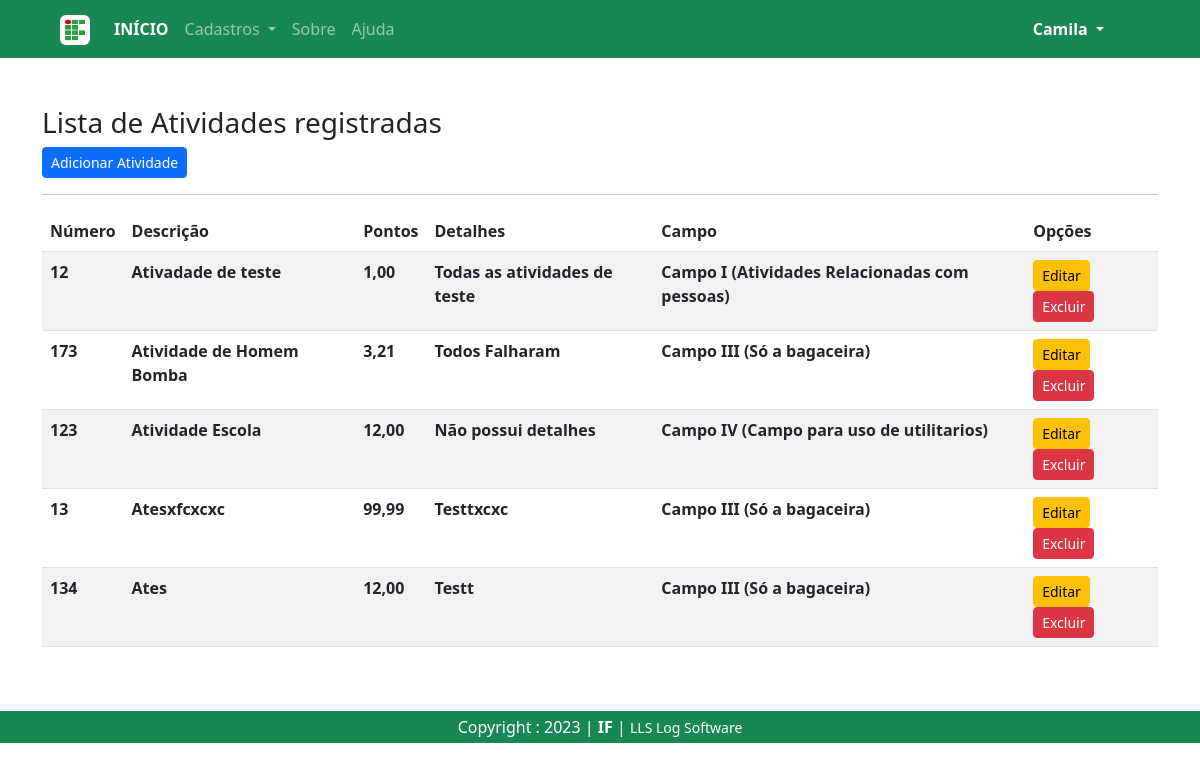
Page /listar/atividades/ (signed in) on the committed database.
### cadastros/models.py (models this page shows, shortened)
class Atividade(models.Model):
    numero = models.IntegerField(verbose_name="Número", unique=True)
    descricao = models.CharField(max_length=150, verbose_name="Descrição")
    pontos = models.DecimalField(decimal_places=2, max_digits=4)
    detalhes = models.CharField(max_length=100)
    campo = models.ForeignKey(Campo, on_delete=models.PROTECT)

class Campo(models.Model):
    nome = models.CharField(max_length=50)
    descricao = models.CharField(max_length=150, verbose_name="Descrição")
    def __str__(self):
        return "{} ({})".format(self.nome, self.descricao)

### cadastros/views.py (the view)
# urls.py: path('listar/atividades/', AtividadeList.as_view(), name="listar-atividade"),
class AtividadeList(LoginRequiredMixin, ListView):
    login_url = reverse_lazy('login')
    model = Atividade
    template_name = 'cadastros/listas/atividade.html'

### cadastros/templates/cadastros/listas/atividade.html (shortened to what this page needs)
{% extends 'paginas/modelo.html' %}
{% load static %}
{% block conteudo %}
<h3>Lista de Atividades registradas</h3>
<a href="{% url 'cadastrar-atividade' %}" class="btn btn-primary btn-sm">Adicionar Atividade</a>
<hr>
<div class="table-responsive">
    <table class="table table-striped" id="tabela-listar">
        <thead>
            <tr>
                <th>Número</th>
                <th>Descrição</th>
                <th>Pontos</th>
                <th>Detalhes</th>
                <th>Campo</th>
                <th>Opções</th>
            </tr>
        </thead>
        <tbody>
            {% for atividade in object_list %}
            <tr>
                <th>{{ atividade.numero }}</th>
                <th>{{ atividade.descricao }}</th>
                <th>{{ atividade.pontos }}</th>
                <th>{{ atividade.detalhes }}</th>
                <th>{{ atividade.campo }}</th>
                <th>
                    <a href="{% url 'editar-atividade' atividade.pk %}" class="btn btn-warning btn-sm" title="Editar">Editar</a>
                    <a href="{% url 'excluir-atividade' atividade.pk %}" class="btn btn-danger btn-sm" title="Excluir">Excluir</a>
                </th>
            </tr>
            {% empty %}
            <tr>
                <th colspan="3">Nenhuma Atividade registrada.</th>
            </tr>
            {% endfor %}
        </tbody>
    </table>
</div>
{% endblock conteudo %}

### paginas/templates/paginas/modelo.html (shortened to what this page needs)
<!DOCTYPE html>
{% load static %}
<html lang="pt-BR">
<head>
  <link href="https://cdn.jsdelivr.net/npm/bootstrap@5.3.0-alpha1/dist/css/bootstrap.min.css" rel="stylesheet">
  <link rel="stylesheet" href="{% static 'ecom/css/owl.carousel.min.css' %}"/>
  <link rel="stylesheet" href="{% static 'ecom/css/all.min.css' %}"/>
  <link rel="stylesheet" href="{% static 'ecom/css/style.css' %}"/>
  <link rel="stylesheet" type="text/css" href="https://cdn.datatables.net/v/bs5/dt-1.13.2/datatables.min.css"/>
</head>
<body class="bg-white">
  <nav class="navbar navbar-expand-lg bg-success" data-bs-theme="dark">
    <div class="container-fluid mx-5 pe-4">
      <a class="navbar-brand" href="{% url 'index' %}">
        <img src="{% static 'img/base/logo.png' %}" class="bg-white p-1 rounded" alt="Logo" width="30" height="30">
      </a>
      <div class="collapse navbar-collapse" id="navbarSupportedContent">
        <ul class="navbar-nav me-auto mb-2 mb-lg-0">
          <li class="nav-item">
            <a class="nav-link active fw-bold" aria-current="page" href="{% url 'index' %}">INÍCIO</a>
          </li>
          {% if request.user.is_authenticated %}
          <li class="nav-item dropdown">
            <a class="nav-link dropdown-toggle" href="#" role="button" data-bs-toggle="dropdown" aria-expanded="false">
              Cadastros
            </a>
          </li>
          {% endif %}
          <li class="nav-item">
            <a class="nav-link" href="{% url 'sobre' %}">Sobre</a>
          </li>
          <li class="nav-item">
            <a class="nav-link" href="{% url 'contato' %}">Ajuda</a>
          </li>
        </ul>
        <ul class="navbar-nav fw-bold me-3">
          {% if request.user.is_authenticated %}
          <li class="nav-item dropdown text-white">
            <a class="nav-link dropdown-toggle active text-capitalize" href="#" role="button" data-bs-toggle="dropdown" aria-expanded="false">
              {{ request.user }}
            </a>
          </li>
          {% endif %}
        </ul>
      </div>
    </div>
  </nav>
    <div class="mt-5">
      <div class="container">{% block conteudo %}{% endblock conteudo %}</div>
    </div>
    <footer class="container-fluid text-white bg-success text-center py-1 mt-5">
      Copyright : 2023 | <strong>IF</strong> | <small>LLS Log Software</small>
    </footer>
</body>
</html>

### static/css/style.css (style rules this page uses)
a { color: inherit; text-decoration:inherit; font-weight: 500; }

### rows in the picture
Atividade: numero "12", descricao "Ativadade de teste", pontos "1,00", detalhes "Todas as atividades de teste", campo "Campo I (Atividades Relacionadas com pessoas)"
Atividade: numero "173", descricao "Atividade de Homem Bomba", pontos "3,21", detalhes "Todos Falharam", campo "Campo III (Só a bagaceira)"
Atividade: numero "123", descricao "Atividade Escola", pontos "12,00", detalhes "Não possui detalhes", campo "Campo IV (Campo para uso de utilitarios)"
Atividade: numero "13", descricao "Atesxfcxcxc", pontos "99,99", detalhes "Testtxcxc", campo "Campo III (Só a bagaceira)"
Atividade: numero "134", descricao "Ates", pontos "12,00", detalhes "Testt", campo "Campo III (Só a bagaceira)"

### other values in the picture
{{ request.user }} "Camila"
